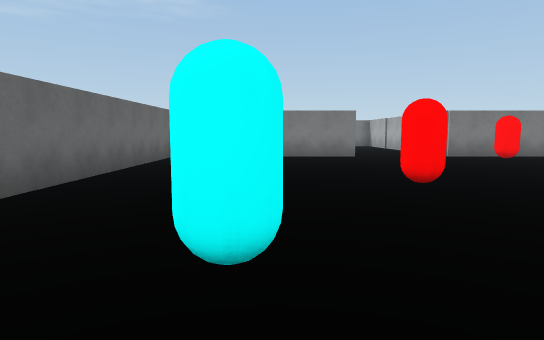
View 1 (above)

17 first-person views from a walk through a Unity game level. The camera is 1.3 m above the floor, tilts 6° down and sees 75° across. The floor is counted in squares, 2 m on a side. Each view is taken from the middle of a square. On the plan, view 1 faces up. The plan holds only what a view shows up to about 10 squares ahead; the rest is blank.

View 2
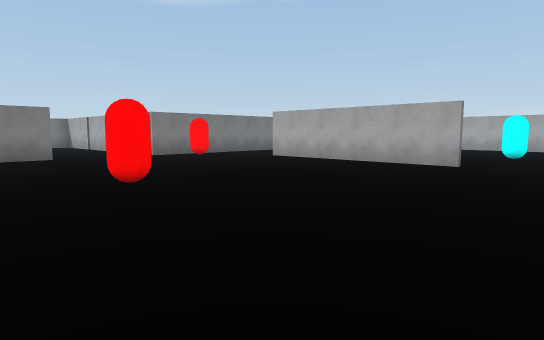

View 3
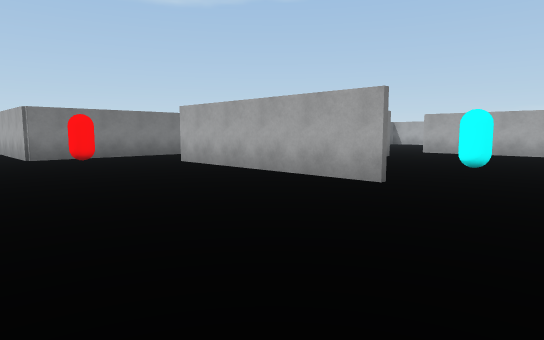

View 4
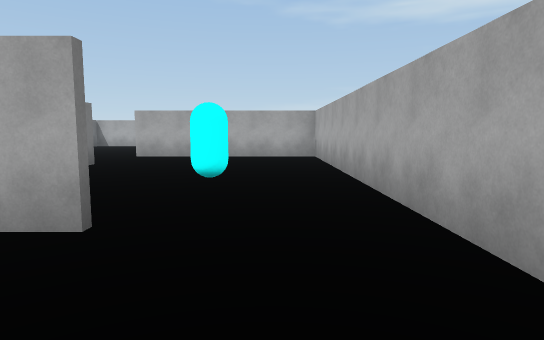

View 5
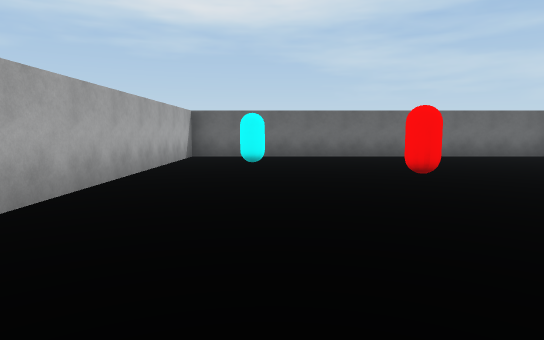

View 6
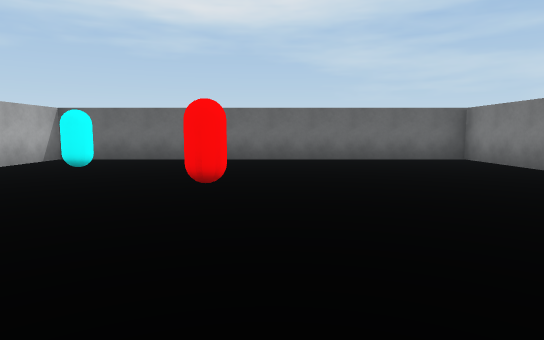

View 7
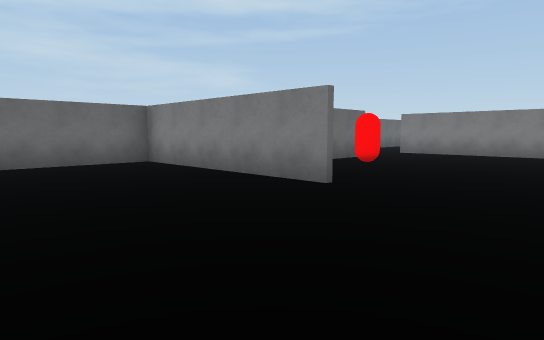

View 8
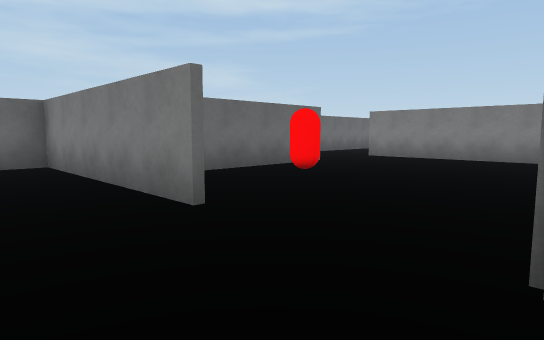

View 9
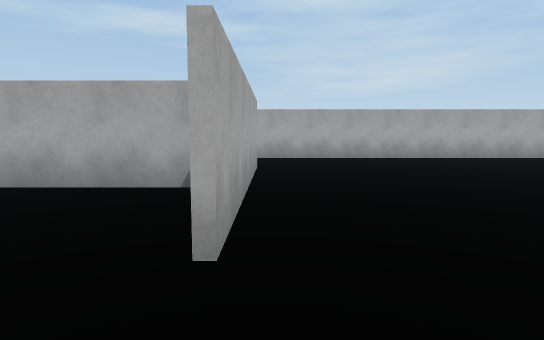

View 10
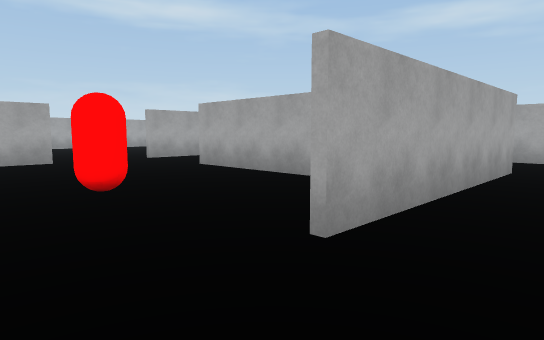

View 11
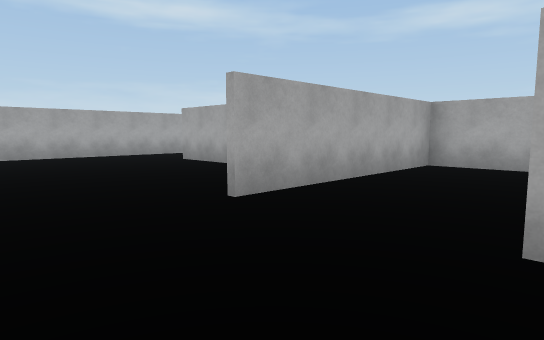

View 12
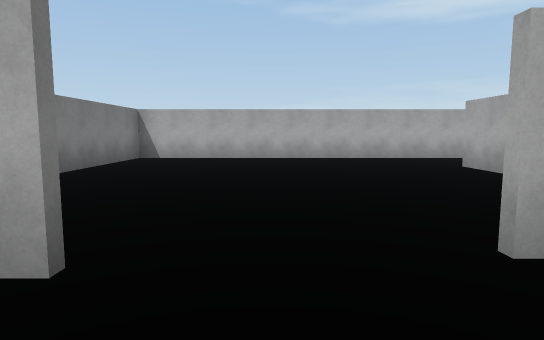

View 13
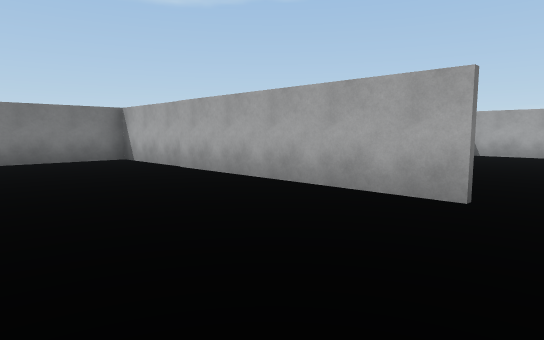

View 14
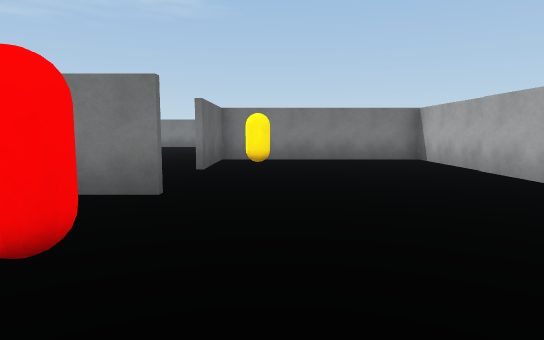

View 15
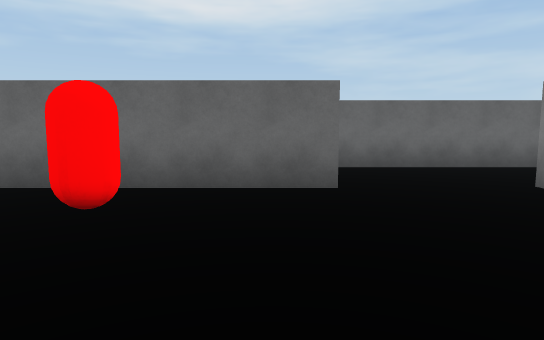

View 16
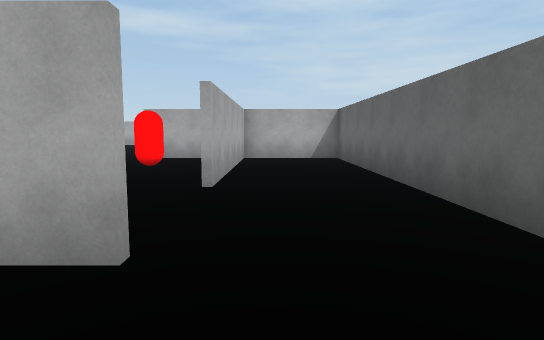

View 17
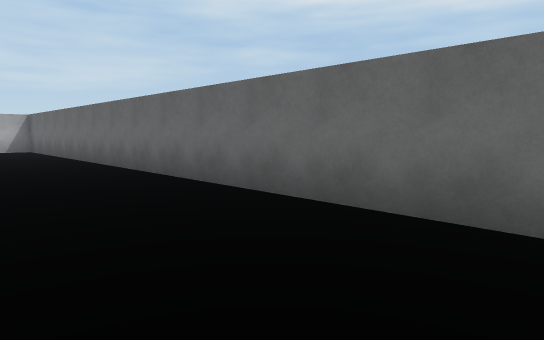

### Floor plan
Points are (right, up) in squares from view 1. A wall is a line through its corners. A room is listed if a view was taken in it or the views show most of it. See-through windows are left out.
Room 1 (views 1, 2, 3, 4, 5, 6, 7, 8, 9, 10)
walls: (7.3, 2.1) (7.3, 7.2); (7.5, 9.7) (4.8, 9.7); (2.4, 9.7) (-2.7, 9.7) (-2.7, -0.2) (14.8, -0.2) (14.8, 4.7)
ways out: opening at (7, 8.5) to room 2; opening at (13.5, 5.5) to room 2; opening at (3.5, 10) to room 3; opening at (15, 5.5)
objects: cyan capsule (0, 1); red capsule (2, 4); red capsule (6, 8); cyan capsule (10, 2)
Room 2 (views 11, 12, 13, 14)
walls: (9.9, 9.7) (7.5, 9.7); (14.5, 6.9) (14.5, 14.7) (9.8, 14.7) (9.8, 12.2); (7.9, 4.8) (12.4, 4.8)
ways out: opening at (7, 8.5) to room 1; opening at (13.5, 5.5) to room 1; opening at (9.5, 11.5)
objects: capsule (11, 13)
Room 3 (view 15)
walls: (-0.2, 14.9) (-0.2, 10.7); (3.8, 17.2) (-0.2, 17.2); (0.7, 9.8) (1.9, 9.8); (4.8, 9.7) (4.8, 12.5)
ways out: opening at (3.5, 10) to room 1; opening at (0, 15.5) to room 5
objects: red capsule (1, 12)
Room 4 (views 16, 17)
walls: (-0.4, 17.3) (0.4, 17.3); (-2.7, 23.7) (-2.7, 17.5)
ways out: opening at (-1.5, 17) to room 5
Room 5 (no view inside)
walls: (-2.7, 17.5) (-2.7, 9.8) (-0.3, 9.8) (-0.3, 14.9)
ways out: opening at (0, 15.5) to room 3; opening at (-1.5, 17) to room 4

Positions as (right, up) in squares from view 1, and headings:
1: (0, 0), facing up
2: (0, 0), facing up-right
3: (3, 0), facing up-right
4: (5, 1), facing right
5: (7, 2), facing left
6: (6, 5), facing left
7: (5, 6), facing up-left
8: (5, 8), facing up-left
9: (7, 9), facing down
10: (6, 9), facing down-right
11: (12, 7), facing down-right
12: (13, 6), facing right
13: (11, 6), facing up-right
14: (11, 6), facing up
15: (4, 14), facing left
16: (-1, 19), facing down
17: (0, 24), facing down-left
